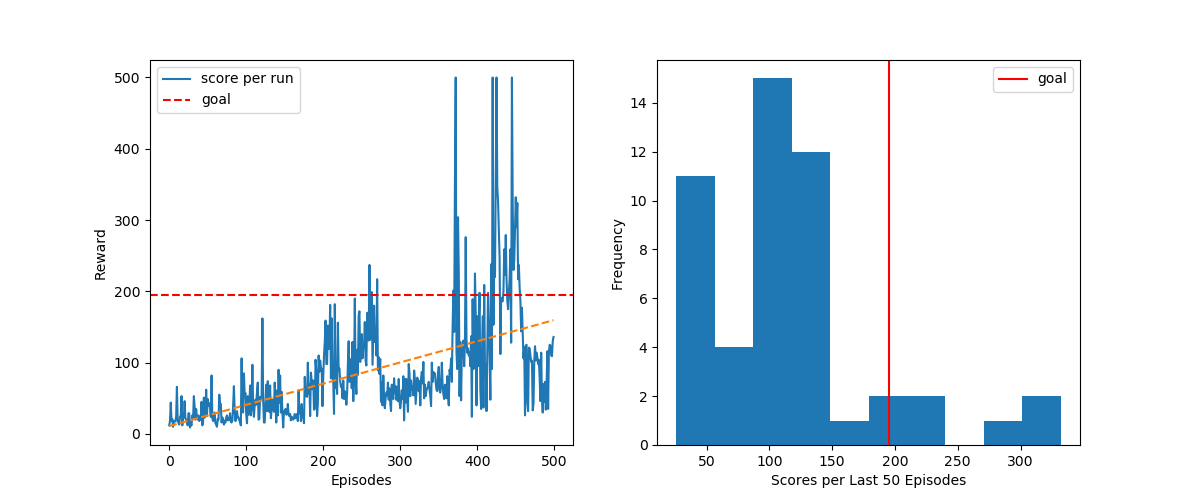

Python code for this plot:
import matplotlib.pyplot as plt
from tensorflow import keras
import numpy as np
import termcolor
import random
import torch
import copy
import gym

np.set_printoptions(suppress=True)

def plot_res(values, title=''):   
    ''' Plot the reward curve and histogram of results over time.'''
    # Update the window after each episode
    #clear_output(wait=True)
    
    # Define the figure
    f, ax = plt.subplots(nrows=1, ncols=2, figsize=(12,5))
    f.suptitle(title)
    ax[0].plot(values, label='score per run')
    ax[0].axhline(195, c='red',ls='--', label='goal')
    ax[0].set_xlabel('Episodes')
    ax[0].set_ylabel('Reward')
    x = range(len(values))
    ax[0].legend()
    # Calculate the trend
    try:
        z = np.polyfit(x, values, 1)
        p = np.poly1d(z)
        ax[0].plot(x,p(x),"--", label='trend')
    except:
        print('')
    
    # Plot the histogram of results
    ax[1].hist(values[-50:])
    ax[1].axvline(195, c='red', label='goal')
    ax[1].set_xlabel('Scores per Last 50 Episodes')
    ax[1].set_ylabel('Frequency')
    ax[1].legend()
    plt.show()

def create_model(env):
    model = torch.nn.Sequential(
                torch.nn.Linear(env.observation_space.shape[0], 256),
                torch.nn.ReLU(),
                torch.nn.Linear(256, env.action_space.n),
                torch.nn.Softmax(dim=0)
            )
    optimizer = torch.optim.Adam(model.parameters(), 0.001)
    return model, optimizer

def create_bl_model(env):
    model = torch.nn.Sequential(
                torch.nn.Linear(env.observation_space.shape[0], 256),
                torch.nn.ReLU(),
                torch.nn.Linear(256, 1)
            )
    optimizer = torch.optim.Adam(model.parameters(), 0.002)
    return model, optimizer

def replay(model, optimizer, bl_model, bl_optimizer, replay_buf, gamma):
    
    d = []
    v = None
    for state, reward, action, action_prob, next_state, done in replay_buf:
        if v is None:
            v = bl_model(torch.Tensor(state)).squeeze()
        else:
            v = v_next
        v_next = bl_model(torch.Tensor(next_state)).squeeze()
        d.append(reward + (1 - done) * v_next * gamma - v)
    
    a = []
    for i in range(len(d)):
        ai = 0
        for j in range(i, len(d)):
            ai = ai + (gamma ** (len(d) - j)) * d[j].detach().clone()
        a.append(ai)

    p_old = []
    p_new = []
    for state, _, action, action_prob, _, _ in replay_buf:
        p_new.append(torch.log(model(torch.Tensor(state))[action]))
        p_old.append(torch.log(action_prob)[action])
    
    v_loss = torch.pow(torch.stack(d), 2).mean()
    bl_optimizer.zero_grad()
    v_loss.backward()
    bl_optimizer.step()

    #ratio = torch.exp((torch.log(model(torch.Tensor(state))[action]) - torch.log(action_prob)[action]))
    ratio = torch.exp(torch.stack(p_new) - torch.stack(p_old))
    ratio = torch.clamp(ratio, 1.0 - 0.2, 1 + 0.2)
    loss = -(ratio * torch.stack(a)).mean()
    optimizer.zero_grad()
    loss.backward()
    optimizer.step()
                
def main():
    env = gym.make('CartPole-v1')
    model, optimizer = create_model(env)
    bl_model, bl_optimizer = create_bl_model(env)
    gamma = 0.99
    episodes = 500
    ppo_batch = 20
    rewards = []

    for episode in range(episodes):
        state = env.reset()
        done = False
        total_reward = 0
        replay_buf = []
        while not done:
            with torch.no_grad():
                action_prob = model(torch.Tensor(state))
            action = np.random.choice([0, 1], p=action_prob.detach().numpy())
            next_state, reward, done, _ = env.step(action)
            total_reward += reward
            replay_buf.append((state, reward, action, action_prob, next_state, done))
            # Update model
            if total_reward % ppo_batch == 0 or done:
                replay(model, optimizer, bl_model, bl_optimizer, replay_buf, gamma)
                replay_buf = []
            state = next_state

        # Perpare for next episode
        rewards.append(total_reward)
        print(termcolor.colored("{} steps {}".format(episode, total_reward), 'red'))

    env.close()
    plot_res(rewards)

if __name__ == "__main__":
    main()
